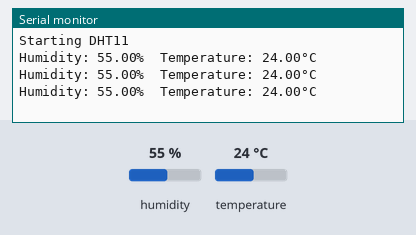
Bench run of a sketch on a simulated Arduino Uno, built with avr-gcc and run on an emulated ATmega328P. Parts: the last lines printed to the serial monitor. The inputs (shaded band) are chosen by the test bench; at power-on: humidity 55 %, temperature 24 °C.

Above: at 3.8 s.
3.9 s: humidity set to 22 %
At 5.9 s:
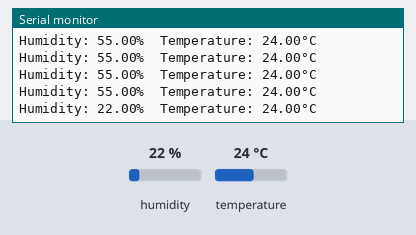
10.1 s: temperature set to 12 °C
At 11.0 s:
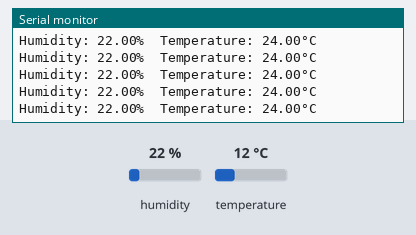
13.0 s: humidity set to 40 %
At 14.8 s:
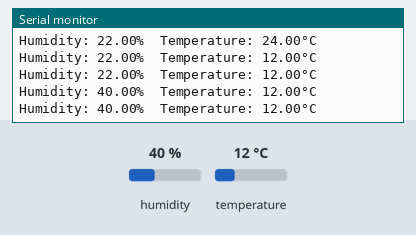
Timing chart, 0 to 16.3 s (numbered marks = the images above; inputs shaded):
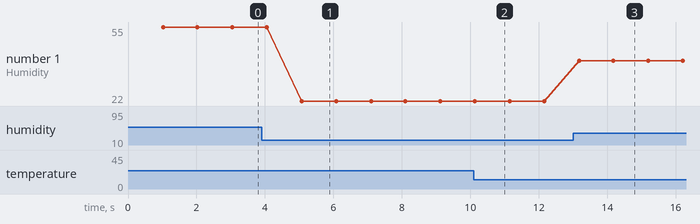

Measured:
- after the input at 3.9 s, the serial monitor: prints a new line after 1.2 s (image 1)
- after the input at 13.0 s, the serial monitor: prints a new line after 0.18 s (image 3)
- plotted number 1: 55 → 22 after the input at 3.9 s, 22 → 40 after the input at 13.0 s

The sketch:

01reading_temp_and_humidity.ino
```cpp
#include <DHT.h>

int dhtPin = 8;
float humidity, temperature, heatIndex;

#define DHTTYPE DHT11

DHT dht(dhtPin, DHTTYPE);

void setup(){
    Serial.begin(9600);
    Serial.println("Starting DHT11");
    dht.begin();
}

void loop(){
    delay(1000);

    humidity = dht.readHumidity();
    temperature = dht.readTemperature();
    if (isnan(humidity) || isnan(temperature)){
        Serial.println("Failed to read from DHT");
        return;
    }
    Serial.print("\nHumidity: ");
    Serial.print(humidity);
    Serial.print("%\t");
    Serial.print("Temperature: ");
    Serial.print(temperature);
    Serial.print("°C");
}
```
